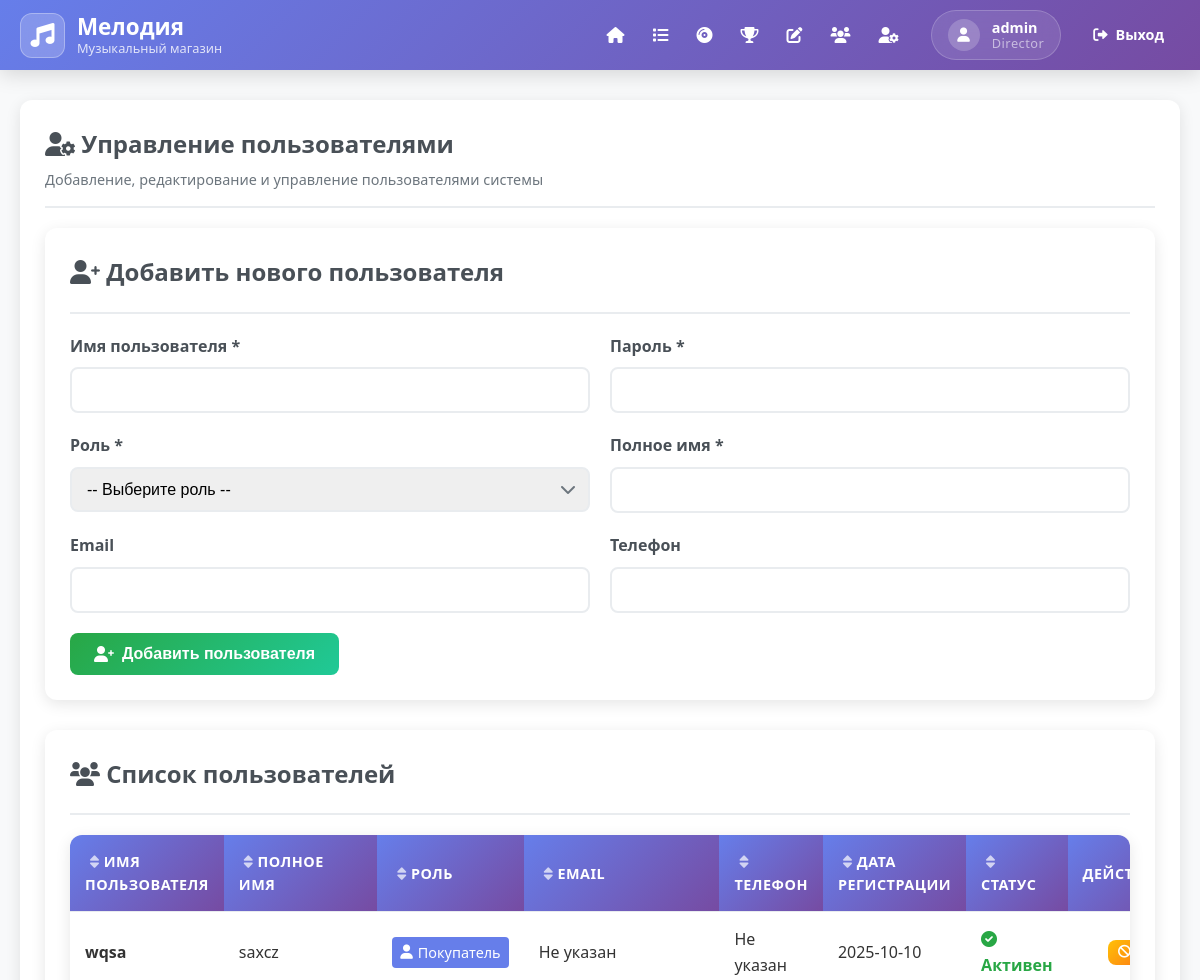
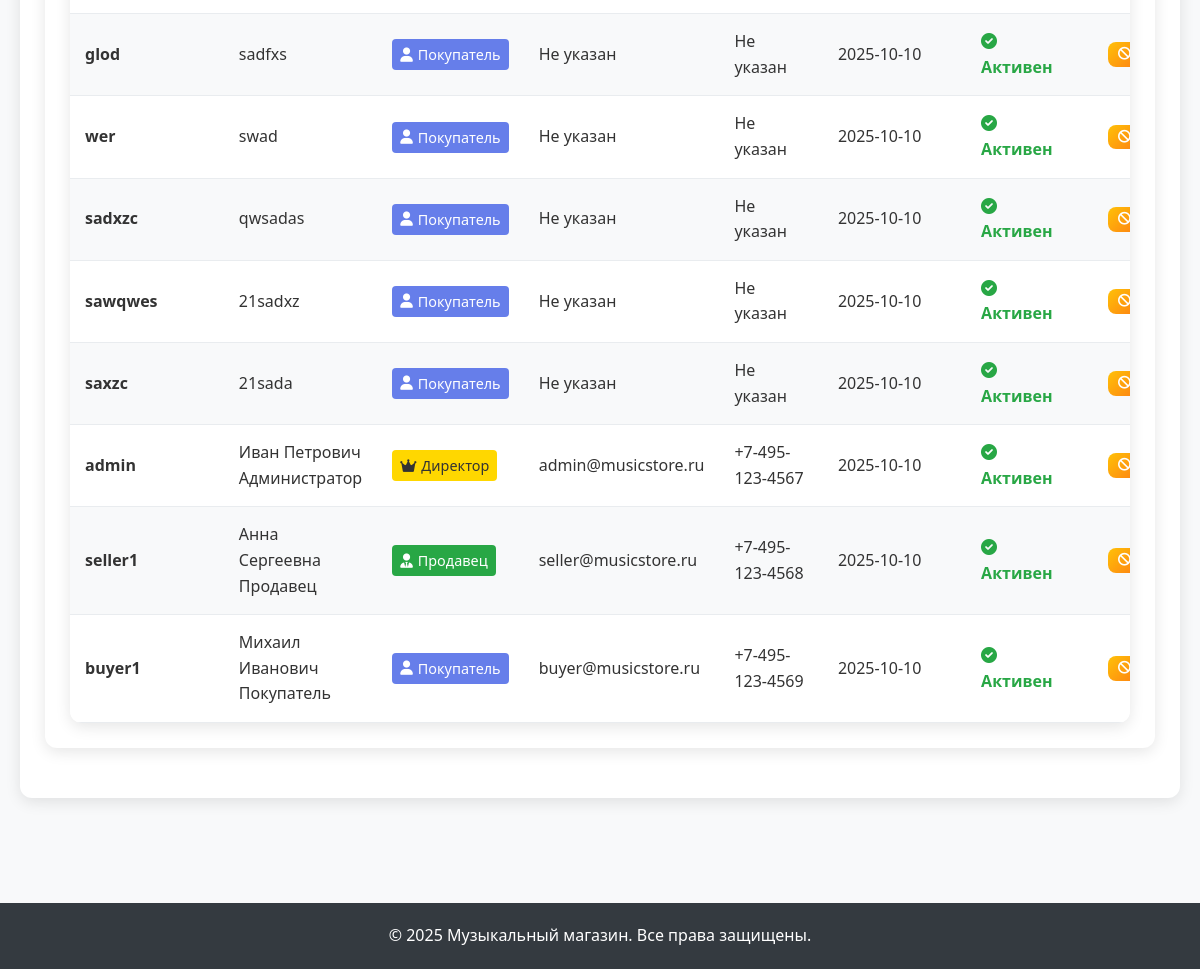
Page /manage_users (signed in) on the committed database (2 pictures, top to bottom).
### tables this page shows
CREATE TABLE users (
            id INTEGER PRIMARY KEY AUTOINCREMENT,
            username TEXT NOT NULL UNIQUE,
            password_hash TEXT NOT NULL,
            role TEXT NOT NULL DEFAULT 'buyer',
            full_name TEXT NOT NULL,
            email TEXT,
            phone TEXT,
            created_at TIMESTAMP DEFAULT CURRENT_TIMESTAMP,
            is_active BOOLEAN DEFAULT 1
        );

### proj_avtom/app.py (the view)
        def decorated_function(*args, **kwargs):
            if 'user_id' not in session:
                flash('Необходимо войти в систему', 'error')
                return redirect(url_for('login'))
            conn = get_db_connection()
            user = conn.execute('SELECT role FROM users WHERE id = ?', (session['user_id'],)).fetchone()
            conn.close()
            if not user or user['role'] not in required_roles:
                flash('Недостаточно прав доступа', 'error')
                return redirect(url_for('index'))
            return f(*args, **kwargs)

### proj_avtom/app.py (called while the page is built)
def get_db_connection():
    conn = sqlite3.connect(DATABASE)
    conn.row_factory = sqlite3.Row
    return conn

def role_required(required_roles):
    def decorator(f):
        def decorated_function(*args, **kwargs):
            if 'user_id' not in session:
                flash('Необходимо войти в систему', 'error')
                return redirect(url_for('login'))
            conn = get_db_connection()
            user = conn.execute('SELECT role FROM users WHERE id = ?', (session['user_id'],)).fetchone()
            conn.close()
            if not user or user['role'] not in required_roles:
                flash('Недостаточно прав доступа', 'error')
                return redirect(url_for('index'))
            return f(*args, **kwargs)
        decorated_function.__name__ = f.__name__
        return decorated_function
    return decorator

@app.route('/manage_users')
@role_required(['director'])
def manage_users():
    conn = get_db_connection()
    users = conn.execute('SELECT * FROM users ORDER BY created_at DESC').fetchall()
    conn.close()
    return render_template('manage_users.html', users=users)

### proj_avtom/templates/manage_users.html (shortened to what this page needs)
{% extends "base.html" %}
{% block content %}
<div class="card">
    <div class="card-header">
        <h1 class="card-title">
            <i class="fas fa-user-cog"></i>
            Управление пользователями
        </h1>
        <p class="card-subtitle">
            Добавление, редактирование и управление пользователями системы
        </p>
    </div>
    <div class="add-user-section card">
        <div class="card-header">
            <h2 class="card-title">
                <i class="fas fa-user-plus"></i>
                Добавить нового пользователя
            </h2>
        </div>
        <form method="POST" action="{{ url_for('add_user') }}">
            <div class="form-row">
                <div class="form-group">
                    <label for="username" class="form-label">Имя пользователя *</label>
                    <input type="text" name="username" id="username" class="form-control" required>
                </div>
                <div class="form-group">
                    <label for="password" class="form-label">Пароль *</label>
                    <input type="password" name="password" id="password" class="form-control" required>
                </div>
            </div>
            <div class="form-row">
                <div class="form-group">
                    <label for="role" class="form-label">Роль *</label>
                    <div class="select-wrapper">
                        <select name="role" id="role" class="form-control select" required>
                            <option value="">-- Выберите роль --</option>
                        </select>
                    </div>
                </div>
                <div class="form-group">
                    <label for="full_name" class="form-label">Полное имя *</label>
                    <input type="text" name="full_name" id="full_name" class="form-control" required>
                </div>
            </div>
            <div class="form-row">
                <div class="form-group">
                    <label for="email" class="form-label">Email</label>
                    <input type="email" name="email" id="email" class="form-control">
                </div>
                <div class="form-group">
                    <label for="phone" class="form-label">Телефон</label>
                    <input type="tel" name="phone" id="phone" class="form-control">
                </div>
            </div>
            <button type="submit" class="btn btn-success">
                <i class="fas fa-user-plus"></i>
                Добавить пользователя
            </button>
        </form>
    </div>
    <div class="users-list card">
        <div class="card-header">
            <h2 class="card-title">
                <i class="fas fa-users"></i>
                Список пользователей
            </h2>
        </div>
        {% if users %}
            <div class="table-container">
                <table class="table">
                    <thead>
                        <tr>
                            <th onclick="sortTable('users-table', 0)">
                                <i class="fas fa-sort"></i> Имя пользователя
                            </th>
                            <th onclick="sortTable('users-table', 1)">
                                <i class="fas fa-sort"></i> Полное имя
                            </th>
                            <th onclick="sortTable('users-table', 2)">
                                <i class="fas fa-sort"></i> Роль
                            </th>
                            <th onclick="sortTable('users-table', 3)">
                                <i class="fas fa-sort"></i> Email
                            </th>
                            <th onclick="sortTable('users-table', 4)">
                                <i class="fas fa-sort"></i> Телефон
                            </th>
                            <th onclick="sortTable('users-table', 5)">
                                <i class="fas fa-sort"></i> Дата регистрации
                            </th>
                            <th onclick="sortTable('users-table', 6)">
                                <i class="fas fa-sort"></i> Статус
                            </th>
                            <th>Действия</th>
                        </tr>
                    </thead>
                    <tbody id="users-table">
                        {% for user in users %}
                        <tr>
                            <td>
                                <strong>{{ user.username }}</strong>
                            </td>
                            <td>{{ user.full_name }}</td>
                            <td>
                                <span class="role-badge role-{{ user.role }}">
                                    {% if user.role == 'director' %}
                                        <i class="fas fa-crown"></i> Директор
                                    {% elif user.role == 'seller' %}
                                        <i class="fas fa-user-tie"></i> Продавец
                                    {% else %}
                                        <i class="fas fa-user"></i> Покупатель
                                    {% endif %}
                                </span>
                            </td>
                            <td>{{ user.email or 'Не указан' }}</td>
                            <td>{{ user.phone or 'Не указан' }}</td>
                            <td>{{ user.created_at[:10] }}</td>
                            <td>
                                {% if user.is_active %}
                                    <span class="status-active">
                                        <i class="fas fa-check-circle"></i> Активен
                                    </span>
                                {% else %}
                                    <span class="status-inactive">
                                        <i class="fas fa-times-circle"></i> Заблокирован
                                    </span>
                                {% endif %}
                            </td>
                            <td>
                                <div class="action-buttons">
                                    <a href="{{ url_for('toggle_user_status', user_id=user.id) }}"
                                       class="btn btn-warning btn-sm"
                                       onclick="return confirmDelete('{% if user.is_active %}Заблокировать{% else %}Разблокировать{% endif %} этого пользователя?')">
                                        <i class="fas fa-{% if user.is_active %}ban{% else %}check{% endif %}"></i>
                                    </a>
                                </div>
                            </td>
                        </tr>
                        {% endfor %}
                    </tbody>
                </table>
            </div>
        {% endif %}
    </div>
</div>
{% endblock %}

### proj_avtom/templates/base.html (shortened to what this page needs)
<!DOCTYPE html>
<html lang="ru">
<head>
    <link rel="stylesheet" href="{{ url_for('static', filename='style.css') }}">
    <link href="https://cdnjs.cloudflare.com/ajax/libs/font-awesome/6.0.0/css/all.min.css" rel="stylesheet">
</head>
<body>
    <nav class="navbar">
        <div class="nav-container">
            <div class="nav-brand">
                <div class="brand-icon">
                    <i class="fas fa-music"></i>
                </div>
                <div class="brand-text">
                    <span class="brand-name">Мелодия</span>
                    <span class="brand-subtitle">Музыкальный магазин</span>
                </div>
            </div>
            <div class="nav-content">
                <ul class="nav-menu">
                    <li class="nav-item">
                        <a href="{{ url_for('index') }}" class="nav-link">
                            <i class="fas fa-home"></i>
                        </a>
                    </li>
                    {% if session.user_id %}
                        <li class="nav-item">
                            <a href="{{ url_for('compositions_count') }}" class="nav-link">
                                <i class="fas fa-list"></i>
                            </a>
                        </li>
                        <li class="nav-item">
                            <a href="{{ url_for('ensemble_records') }}" class="nav-link">
                                <i class="fas fa-compact-disc"></i>
                            </a>
                        </li>
                        <li class="nav-item">
                            <a href="{{ url_for('sales_leaders') }}" class="nav-link">
                                <i class="fas fa-trophy"></i>
                            </a>
                        </li>
                        {% if session.role in ['seller', 'director'] %}
                            <li class="nav-item">
                                <a href="{{ url_for('manage_records') }}" class="nav-link">
                                    <i class="fas fa-edit"></i>
                                </a>
                            </li>
                        {% endif %}
                        {% if session.role == 'director' %}
                            <li class="nav-item">
                                <a href="{{ url_for('manage_ensembles') }}" class="nav-link">
                                    <i class="fas fa-users"></i>
                                </a>
                            </li>
                            <li class="nav-item">
                                <a href="{{ url_for('manage_users') }}" class="nav-link">
                                    <i class="fas fa-user-cog"></i>
                                </a>
                            </li>
                        {% endif %}
                    {% endif %}
                </ul>
                <div class="nav-user">
                    {% if session.user_id %}
                        <div class="user-profile">
                            <div class="user-avatar">
                                <i class="fas fa-user"></i>
                            </div>
                            <div class="user-details">
                                <span class="user-name">{{ session.username }}</span>
                                <span class="user-role">{{ session.role }}</span>
                            </div>
                        </div>
                        <a href="{{ url_for('logout') }}" class="btn btn-outline btn-sm">
                            <i class="fas fa-sign-out-alt"></i>
                            <span>Выход</span>
                        </a>
                    {% endif %}
                </div>
            </div>
        </div>
    </nav>
    <main class="main-content">
        {% block content %}{% endblock %}
    </main>
    <footer class="footer">
        <div class="footer-content">
            <p>&copy; 2025 Музыкальный магазин. Все права защищены.</p>
        </div>
    </footer>
</body>
</html>

### proj_avtom/templates/manage_users.html (style rules this page uses)
.add-user-section { margin-bottom: 30px; }
.users-list { margin-bottom: 25px; }
.table th { cursor: pointer; user-select: none; }
.table th i { margin-left: 5px; opacity: 0.7; }
.role-badge { display: inline-flex; align-items: center; gap: 5px; padding: 4px 8px; border-radius: 4px; font-size: 0.9rem; font-weight: 500; }
.role-director { background-color: #ffd700; color: #333; }
.role-seller { background-color: #28a745; color: white; }
.role-buyer { background-color: #667eea; color: white; }
.status-active { color: #28a745; font-weight: 600; }
.action-buttons { display: flex; gap: 5px; justify-content: center; }
.action-buttons .btn { padding: 6px 10px; font-size: 0.8rem; }

### rows in the picture
users: username "admin", role "Director", full_name "Иван Петрович Администратор", shows "Директор", email "admin@musicstore.ru", phone "+7-495-123-4567", created_at "2025-10-10", is_active True (drawn)
users: username "wqsa", full_name "saxcz", role "buyer" (drawn), email "Не указан", phone "Не указан", created_at "2025-10-10", is_active True (drawn)
users: username "glod", full_name "sadfxs", role "buyer" (drawn), email "Не указан", phone "Не указан", created_at "2025-10-10", is_active True (drawn)
users: username "wer", full_name "swad", role "buyer" (drawn), email "Не указан", phone "Не указан", created_at "2025-10-10", is_active True (drawn)
users: username "sadxzc", full_name "qwsadas", role "buyer" (drawn), email "Не указан", phone "Не указан", created_at "2025-10-10", is_active True (drawn)
users: username "sawqwes", full_name "21sadxz", role "buyer" (drawn), email "Не указан", phone "Не указан", created_at "2025-10-10", is_active True (drawn)
users: username "saxzc", full_name "21sada", role "buyer" (drawn), email "Не указан", phone "Не указан", created_at "2025-10-10", is_active True (drawn)
users: username "seller1", full_name "Анна Сергеевна Продавец", role "seller" (drawn), email "seller@musicstore.ru", phone "+7-495-123-4568", created_at "2025-10-10", is_active True (drawn)
users: username "buyer1", full_name "Михаил Иванович Покупатель", role "buyer" (drawn), email "buyer@musicstore.ru", phone "+7-495-123-4569", created_at "2025-10-10", is_active True (drawn)
